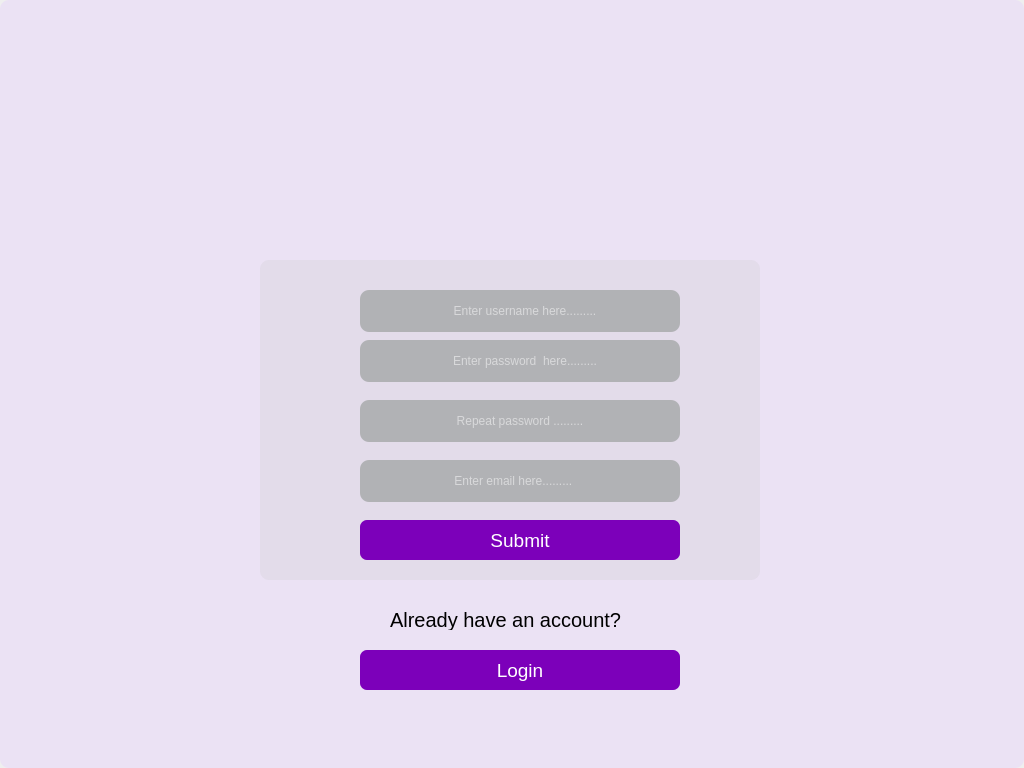
<?xml version="1.0" encoding="UTF-8"?>
<ui version="4.0">
 <class>Form</class>
 <widget class="QWidget" name="Form">
  <property name="geometry">
   <rect>
    <x>0</x>
    <y>0</y>
    <width>1024</width>
    <height>768</height>
   </rect>
  </property>
  <property name="windowTitle">
   <string>Form</string>
  </property>
  <widget class="QWidget" name="widget" native="true">
   <property name="geometry">
    <rect>
     <x>0</x>
     <y>0</y>
     <width>1024</width>
     <height>768</height>
    </rect>
   </property>
   <property name="styleSheet">
    <string notr="true">background-color:rgb(235, 226, 244);
border-radius: 9px;</string>
   </property>
   <widget class="QGroupBox" name="groupBox">
    <property name="geometry">
     <rect>
      <x>260</x>
      <y>260</y>
      <width>500</width>
      <height>320</height>
     </rect>
    </property>
    <property name="styleSheet">
     <string notr="true">background-color:rgba(192, 192, 192, 50);</string>
    </property>
    <property name="title">
     <string/>
    </property>
    <widget class="QPushButton" name="b3">
     <property name="geometry">
      <rect>
       <x>100</x>
       <y>260</y>
       <width>320</width>
       <height>40</height>
      </rect>
     </property>
     <property name="font">
      <font>
       <pointsize>1</pointsize>
      </font>
     </property>
     <property name="styleSheet">
      <string notr="true">QPushButton#b3{
background-color:rgb(124, 0, 186);
color: rgb(255, 255, 255);
font-size: 19px;
border-radius : 7px;

}
QPushButton#b3: pressed {
background-color: rgb(117, 71, 255);
}</string>
     </property>
     <property name="text">
      <string>Submit</string>
     </property>
    </widget>
    <widget class="QLineEdit" name="tb5">
     <property name="geometry">
      <rect>
       <x>100</x>
       <y>200</y>
       <width>320</width>
       <height>42</height>
      </rect>
     </property>
     <property name="styleSheet">
      <string notr="true">background-color: rgb(177, 178, 181);
color:rgb(255,255,255);
padding-left: 10px;
border-bottom-color: rgba(46,82,101,255);
</string>
     </property>
     <property name="alignment">
      <set>Qt::AlignCenter</set>
     </property>
     <property name="placeholderText">
      <string>Enter email here.........       </string>
     </property>
    </widget>
    <widget class="QLineEdit" name="tb6">
     <property name="geometry">
      <rect>
       <x>100</x>
       <y>140</y>
       <width>320</width>
       <height>42</height>
      </rect>
     </property>
     <property name="styleSheet">
      <string notr="true">background-color: rgb(177, 178, 181);
color:rgb(255,255,255);
padding-left: 10px;
border-bottom-color: rgba(46,82,101,255);
</string>
     </property>
     <property name="echoMode">
      <enum>QLineEdit::Password</enum>
     </property>
     <property name="alignment">
      <set>Qt::AlignCenter</set>
     </property>
     <property name="placeholderText">
      <string>Repeat password .........   </string>
     </property>
    </widget>
    <widget class="QLineEdit" name="tb3">
     <property name="geometry">
      <rect>
       <x>100</x>
       <y>30</y>
       <width>320</width>
       <height>42</height>
      </rect>
     </property>
     <property name="styleSheet">
      <string notr="true">background-color: rgb(177, 178, 181);
color:rgb(255,255,255);
padding-left: 10px;
border-bottom-color: rgba(46,82,101,255);</string>
     </property>
     <property name="alignment">
      <set>Qt::AlignCenter</set>
     </property>
     <property name="placeholderText">
      <string>Enter username here.........</string>
     </property>
    </widget>
    <widget class="QLineEdit" name="tb4">
     <property name="geometry">
      <rect>
       <x>100</x>
       <y>80</y>
       <width>320</width>
       <height>42</height>
      </rect>
     </property>
     <property name="styleSheet">
      <string notr="true">background-color: rgb(177, 178, 181);
color:rgb(255,255,255);
padding-left: 10px;
border-bottom-color: rgba(46,82,101,255);
</string>
     </property>
     <property name="echoMode">
      <enum>QLineEdit::Password</enum>
     </property>
     <property name="alignment">
      <set>Qt::AlignCenter</set>
     </property>
     <property name="placeholderText">
      <string>Enter password  here.........</string>
     </property>
    </widget>
   </widget>
   <widget class="QLabel" name="l8">
    <property name="geometry">
     <rect>
      <x>390</x>
      <y>610</y>
      <width>261</width>
      <height>20</height>
     </rect>
    </property>
    <property name="styleSheet">
     <string notr="true">text-align:center;
font-size:20px;
color: rgb(0,0,0);
border-radius:2px;</string>
    </property>
    <property name="text">
     <string>Already have an account?</string>
    </property>
   </widget>
   <widget class="QLabel" name="label">
    <property name="geometry">
     <rect>
      <x>416</x>
      <y>30</y>
      <width>191</width>
      <height>191</height>
     </rect>
    </property>
    <property name="styleSheet">
     <string notr="true">background-image:url(static/images/logo.png);</string>
    </property>
    <property name="text">
     <string/>
    </property>
    <property name="alignment">
     <set>Qt::AlignCenter</set>
    </property>
   </widget>
   <widget class="QPushButton" name="b4">
    <property name="geometry">
     <rect>
      <x>360</x>
      <y>650</y>
      <width>320</width>
      <height>40</height>
     </rect>
    </property>
    <property name="font">
     <font>
      <pointsize>1</pointsize>
     </font>
    </property>
    <property name="styleSheet">
     <string notr="true">QPushButton#b4{
background-color:rgb(124, 0, 186);
color: rgb(255, 255, 255);
font-size: 19px;
border-radius : 7px;

}
QPushButton#b4: pressed {
background-color: rgb(117, 71, 255);
}</string>
    </property>
    <property name="text">
     <string>Login</string>
    </property>
   </widget>
  </widget>
 </widget>
 <resources>
  <include location="../qrc_files/new1.qrc"/>
 </resources>
 <connections/>
</ui>
